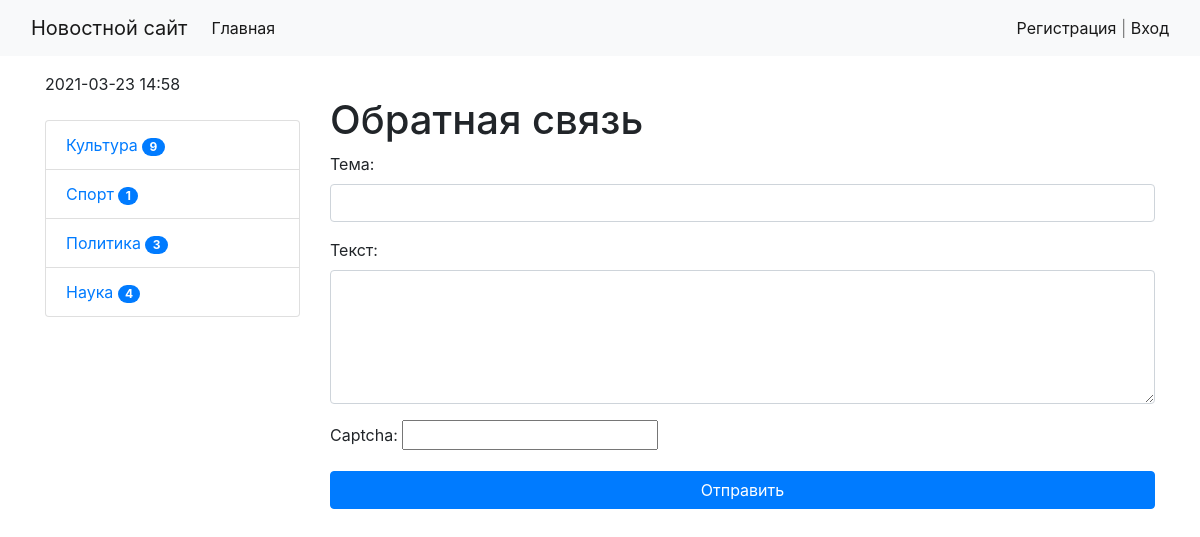
The page /email_sending/ on the database its author committed.
### news/models.py (models this page shows, shortened)
class Category(models.Model):
    title = models.CharField(max_length=120, db_index=True, verbose_name="Наименование категории")
    def get_absolute_url(self):
        return reverse('category', kwargs={'category_id': self.pk})
    class Meta:
        verbose_name = "Категория"
        verbose_name_plural = "Категории"
        ordering = ['title']

### news/views.py (the view)
# urls.py: path('email_sending/', email_sending, name='email_sending'),
def email_sending(request):
    if request.method == 'POST':
        form = ContactForm(request.POST)
        if form.is_valid():
            mail = send_mail(form.cleaned_data['subject'], form.cleaned_data['content'],
                             'artemdotsenkousa@gmail.com', ['artemdotsenko1999@gmail.com'], fail_silently=True)
            if mail:
                messages.success(request, 'Письмо отправлено')
                return redirect('email_sending')
            else:
                messages.error(request, 'Письмо не отправлено')
        else:
            messages.error(request, 'Ошибка валидации')
    else:
        form = ContactForm()
    return render(request, 'news/email_sending.html', {'form': form})

### news/forms.py
class ContactForm(forms.Form):
    subject = forms.CharField(label='Тема', widget=forms.TextInput(
        attrs={'class': 'form-control'}))
    content = forms.CharField(label='Текст', widget=forms.Textarea(
        attrs={'class': 'form-control', 'rows': 5}))
    captcha = CaptchaField()

### news/templatetags/news_tags.py (called while the page is built)
@register.inclusion_tag('news/list_categories.html')
def show_categories():
    categories = Category.objects.annotate(
        cnt=Count('news', filter=F('news__is_published'))).filter(cnt__gt=0)
    return {'categories': categories}

### templates/news/email_sending.html (shortened to what this page needs)
{% extends 'baseNews.html' %}
{% block sidebar %}
{% include 'inc/sidebar.html' %}
{% endblock %}
{% block content %}
<h1>Обратная связь</h1>
<form method="post">
    {{ form.as_p }}
    <button type="submit" class="btn btn-primary btn-block">Отправить</button>
</form>
{% endblock %}

### templates/news/list_categories.html
<div class="list-group">
    {% for item in categories %}
        <a href="{{ item.get_absolute_url }}" class="list-group-item"
           aria-current="true">
            {{ item.title }}
         <span class="badge badge-primary badge-pill">{{ item.cnt }}</span>
        </a>
    {% endfor %}
</div>

### news/static/news/test.css (style rules this page uses)
body { background-color: #ffffff; }

### rows shown on the page
Category: title "Культура", cnt "9"
Category: title "Спорт", cnt "1"
Category: title "Политика", cnt "3"
Category: title "Наука", cnt "4"
